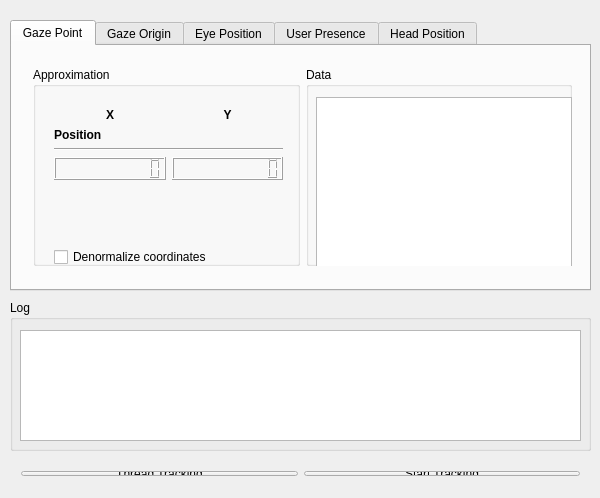
<?xml version="1.0" encoding="UTF-8"?>
<ui version="4.0">
 <class>QTobiiDevTrackWindow</class>
 <widget class="QMainWindow" name="QTobiiDevTrackWindow">
  <property name="geometry">
   <rect>
    <x>0</x>
    <y>0</y>
    <width>600</width>
    <height>498</height>
   </rect>
  </property>
  <property name="windowTitle">
   <string>QTobiiDevTrack</string>
  </property>
  <widget class="QWidget" name="centralWidget">
   <widget class="QTabWidget" name="trackingBox">
    <property name="geometry">
     <rect>
      <x>10</x>
      <y>20</y>
      <width>581</width>
      <height>271</height>
     </rect>
    </property>
    <property name="tabPosition">
     <enum>QTabWidget::North</enum>
    </property>
    <property name="tabShape">
     <enum>QTabWidget::Rounded</enum>
    </property>
    <property name="currentIndex">
     <number>0</number>
    </property>
    <widget class="QWidget" name="gazePointTab">
     <attribute name="title">
      <string>Gaze Point</string>
     </attribute>
     <widget class="QWidget" name="">
      <property name="geometry">
       <rect>
        <x>10</x>
        <y>10</y>
        <width>561</width>
        <height>221</height>
       </rect>
      </property>
      <layout class="QHBoxLayout" name="gazePointTabLayout">
       <item>
        <widget class="QGroupBox" name="gazePointApproxBox">
         <property name="title">
          <string>Approximation</string>
         </property>
         <widget class="QWidget" name="layoutWidget_7">
          <property name="geometry">
           <rect>
            <x>10</x>
            <y>30</y>
            <width>251</width>
            <height>181</height>
           </rect>
          </property>
          <layout class="QGridLayout" name="gazePointApproxBox_2">
           <item row="2" column="0" colspan="2">
            <widget class="QLabel" name="gazePointPositionLabel">
             <property name="font">
              <font>
               <weight>75</weight>
               <bold>true</bold>
              </font>
             </property>
             <property name="text">
              <string>Position</string>
             </property>
            </widget>
           </item>
           <item row="7" column="0" colspan="2">
            <widget class="QCheckBox" name="gazePointDenormalizeCheckBox">
             <property name="text">
              <string>Denormalize coordinates</string>
             </property>
            </widget>
           </item>
           <item row="1" column="0">
            <widget class="QLabel" name="gazePointXLabel">
             <property name="font">
              <font>
               <pointsize>9</pointsize>
               <weight>75</weight>
               <bold>true</bold>
              </font>
             </property>
             <property name="text">
              <string>X</string>
             </property>
             <property name="alignment">
              <set>Qt::AlignCenter</set>
             </property>
            </widget>
           </item>
           <item row="1" column="1">
            <widget class="QLabel" name="gazePointYLabel">
             <property name="font">
              <font>
               <pointsize>9</pointsize>
               <weight>75</weight>
               <bold>true</bold>
              </font>
             </property>
             <property name="text">
              <string>Y</string>
             </property>
             <property name="alignment">
              <set>Qt::AlignCenter</set>
             </property>
            </widget>
           </item>
           <item row="5" column="0">
            <widget class="QLCDNumber" name="gazePointXValue">
             <property name="smallDecimalPoint">
              <bool>false</bool>
             </property>
             <property name="digitCount">
              <number>10</number>
             </property>
             <property name="value" stdset="0">
              <double>0.000000000000000</double>
             </property>
            </widget>
           </item>
           <item row="5" column="1">
            <widget class="QLCDNumber" name="gazePointYValue">
             <property name="smallDecimalPoint">
              <bool>false</bool>
             </property>
             <property name="digitCount">
              <number>10</number>
             </property>
             <property name="value" stdset="0">
              <double>0.000000000000000</double>
             </property>
            </widget>
           </item>
           <item row="3" column="0" colspan="2">
            <widget class="Line" name="gazePointLine">
             <property name="orientation">
              <enum>Qt::Horizontal</enum>
             </property>
            </widget>
           </item>
           <item row="6" column="0" colspan="2">
            <spacer name="gazePointSpacer">
             <property name="orientation">
              <enum>Qt::Vertical</enum>
             </property>
             <property name="sizeHint" stdset="0">
              <size>
               <width>20</width>
               <height>30</height>
              </size>
             </property>
            </spacer>
           </item>
          </layout>
         </widget>
        </widget>
       </item>
       <item>
        <widget class="QGroupBox" name="gazePointOutputBox">
         <property name="title">
          <string>Data</string>
         </property>
         <widget class="QTextBrowser" name="gazePointOutputBrowser">
          <property name="geometry">
           <rect>
            <x>10</x>
            <y>30</y>
            <width>256</width>
            <height>181</height>
           </rect>
          </property>
         </widget>
        </widget>
       </item>
      </layout>
     </widget>
    </widget>
    <widget class="QWidget" name="gazeOriginTab">
     <attribute name="title">
      <string>Gaze Origin</string>
     </attribute>
     <widget class="QWidget" name="">
      <property name="geometry">
       <rect>
        <x>10</x>
        <y>10</y>
        <width>561</width>
        <height>221</height>
       </rect>
      </property>
      <layout class="QHBoxLayout" name="gazeOriginTabLabout">
       <item>
        <widget class="QGroupBox" name="gazeOriginApproxBox">
         <property name="title">
          <string>Approximation</string>
         </property>
         <widget class="QWidget" name="layoutWidget_5">
          <property name="geometry">
           <rect>
            <x>10</x>
            <y>30</y>
            <width>251</width>
            <height>181</height>
           </rect>
          </property>
          <layout class="QGridLayout" name="gazeOriginApproxLayout">
           <item row="2" column="0" colspan="3">
            <widget class="QLabel" name="gazeOriginLeftEyeLabel">
             <property name="font">
              <font>
               <weight>75</weight>
               <bold>true</bold>
              </font>
             </property>
             <property name="text">
              <string>Left Eye</string>
             </property>
            </widget>
           </item>
           <item row="1" column="2">
            <widget class="QLabel" name="gazeOriginZLabel">
             <property name="font">
              <font>
               <pointsize>9</pointsize>
               <weight>75</weight>
               <bold>true</bold>
              </font>
             </property>
             <property name="text">
              <string>Z</string>
             </property>
             <property name="alignment">
              <set>Qt::AlignCenter</set>
             </property>
            </widget>
           </item>
           <item row="1" column="0">
            <widget class="QLabel" name="gazeOriginXLabel">
             <property name="font">
              <font>
               <pointsize>9</pointsize>
               <weight>75</weight>
               <bold>true</bold>
              </font>
             </property>
             <property name="text">
              <string>X</string>
             </property>
             <property name="alignment">
              <set>Qt::AlignCenter</set>
             </property>
            </widget>
           </item>
           <item row="1" column="1">
            <widget class="QLabel" name="gazeOriginYLabel">
             <property name="font">
              <font>
               <pointsize>9</pointsize>
               <weight>75</weight>
               <bold>true</bold>
              </font>
             </property>
             <property name="text">
              <string>Y</string>
             </property>
             <property name="alignment">
              <set>Qt::AlignCenter</set>
             </property>
            </widget>
           </item>
           <item row="5" column="2">
            <widget class="QLCDNumber" name="gazeOriginLeftEyeZValue">
             <property name="smallDecimalPoint">
              <bool>false</bool>
             </property>
             <property name="value" stdset="0">
              <double>0.000000000000000</double>
             </property>
            </widget>
           </item>
           <item row="5" column="0">
            <widget class="QLCDNumber" name="gazeOriginLeftEyeXValue">
             <property name="smallDecimalPoint">
              <bool>false</bool>
             </property>
             <property name="value" stdset="0">
              <double>0.000000000000000</double>
             </property>
            </widget>
           </item>
           <item row="5" column="1">
            <widget class="QLCDNumber" name="gazeOriginLeftEyeYValue">
             <property name="smallDecimalPoint">
              <bool>false</bool>
             </property>
             <property name="value" stdset="0">
              <double>0.000000000000000</double>
             </property>
            </widget>
           </item>
           <item row="8" column="1">
            <widget class="QLCDNumber" name="gazeOriginRightEyeYValue">
             <property name="smallDecimalPoint">
              <bool>false</bool>
             </property>
             <property name="value" stdset="0">
              <double>0.000000000000000</double>
             </property>
            </widget>
           </item>
           <item row="3" column="0" colspan="3">
            <widget class="Line" name="gazeOriginFirstLine">
             <property name="orientation">
              <enum>Qt::Horizontal</enum>
             </property>
            </widget>
           </item>
           <item row="8" column="2">
            <widget class="QLCDNumber" name="gazeOriginRightEyeZValue">
             <property name="smallDecimalPoint">
              <bool>false</bool>
             </property>
             <property name="value" stdset="0">
              <double>0.000000000000000</double>
             </property>
            </widget>
           </item>
           <item row="8" column="0">
            <widget class="QLCDNumber" name="gazeOriginRightEyeXValue">
             <property name="smallDecimalPoint">
              <bool>false</bool>
             </property>
             <property name="value" stdset="0">
              <double>0.000000000000000</double>
             </property>
            </widget>
           </item>
           <item row="6" column="0" colspan="3">
            <widget class="QLabel" name="gazeOriginRightEyeLabel">
             <property name="font">
              <font>
               <weight>75</weight>
               <bold>true</bold>
              </font>
             </property>
             <property name="text">
              <string>Right Eye</string>
             </property>
            </widget>
           </item>
           <item row="7" column="0" colspan="3">
            <widget class="Line" name="gazeOriginSecondLine">
             <property name="orientation">
              <enum>Qt::Horizontal</enum>
             </property>
            </widget>
           </item>
          </layout>
         </widget>
        </widget>
       </item>
       <item>
        <widget class="QGroupBox" name="gazeOriginOutputBox">
         <property name="title">
          <string>Data</string>
         </property>
         <widget class="QTextBrowser" name="gazeOriginOutputBrowser">
          <property name="geometry">
           <rect>
            <x>10</x>
            <y>30</y>
            <width>256</width>
            <height>181</height>
           </rect>
          </property>
         </widget>
        </widget>
       </item>
      </layout>
     </widget>
    </widget>
    <widget class="QWidget" name="eyePosition">
     <attribute name="title">
      <string>Eye Position</string>
     </attribute>
     <widget class="QWidget" name="layoutWidget">
      <property name="geometry">
       <rect>
        <x>10</x>
        <y>10</y>
        <width>561</width>
        <height>221</height>
       </rect>
      </property>
      <layout class="QHBoxLayout" name="eyePositionTabLayout">
       <item>
        <widget class="QGroupBox" name="eyePositionApproxBox">
         <property name="title">
          <string>Approximation</string>
         </property>
         <widget class="QWidget" name="layoutWidget_6">
          <property name="geometry">
           <rect>
            <x>10</x>
            <y>30</y>
            <width>251</width>
            <height>181</height>
           </rect>
          </property>
          <layout class="QGridLayout" name="eyePositionApproxLayout">
           <item row="2" column="0" colspan="3">
            <widget class="QLabel" name="eyePositionLeftEyeLabel">
             <property name="font">
              <font>
               <weight>75</weight>
               <bold>true</bold>
              </font>
             </property>
             <property name="text">
              <string>Left Eye</string>
             </property>
            </widget>
           </item>
           <item row="1" column="2">
            <widget class="QLabel" name="eyePositionZLabel">
             <property name="font">
              <font>
               <pointsize>9</pointsize>
               <weight>75</weight>
               <bold>true</bold>
              </font>
             </property>
             <property name="text">
              <string>Z</string>
             </property>
             <property name="alignment">
              <set>Qt::AlignCenter</set>
             </property>
            </widget>
           </item>
           <item row="1" column="0">
            <widget class="QLabel" name="eyePositionXLabel">
             <property name="font">
              <font>
               <pointsize>9</pointsize>
               <weight>75</weight>
               <bold>true</bold>
              </font>
             </property>
             <property name="text">
              <string>X</string>
             </property>
             <property name="alignment">
              <set>Qt::AlignCenter</set>
             </property>
            </widget>
           </item>
           <item row="1" column="1">
            <widget class="QLabel" name="eyePositionYLabel">
             <property name="font">
              <font>
               <pointsize>9</pointsize>
               <weight>75</weight>
               <bold>true</bold>
              </font>
             </property>
             <property name="text">
              <string>Y</string>
             </property>
             <property name="alignment">
              <set>Qt::AlignCenter</set>
             </property>
            </widget>
           </item>
           <item row="5" column="2">
            <widget class="QLCDNumber" name="eyePositionLeftEyeZValue">
             <property name="smallDecimalPoint">
              <bool>false</bool>
             </property>
             <property name="value" stdset="0">
              <double>0.000000000000000</double>
             </property>
            </widget>
           </item>
           <item row="5" column="0">
            <widget class="QLCDNumber" name="eyePositionLeftEyeXValue">
             <property name="smallDecimalPoint">
              <bool>false</bool>
             </property>
             <property name="value" stdset="0">
              <double>0.000000000000000</double>
             </property>
            </widget>
           </item>
           <item row="5" column="1">
            <widget class="QLCDNumber" name="eyePositionLeftEyeYValue">
             <property name="smallDecimalPoint">
              <bool>false</bool>
             </property>
             <property name="value" stdset="0">
              <double>0.000000000000000</double>
             </property>
            </widget>
           </item>
           <item row="8" column="1">
            <widget class="QLCDNumber" name="eyePositionRightEyeYValue">
             <property name="smallDecimalPoint">
              <bool>false</bool>
             </property>
             <property name="value" stdset="0">
              <double>0.000000000000000</double>
             </property>
            </widget>
           </item>
           <item row="3" column="0" colspan="3">
            <widget class="Line" name="eyePositionFirstLine">
             <property name="orientation">
              <enum>Qt::Horizontal</enum>
             </property>
            </widget>
           </item>
           <item row="8" column="2">
            <widget class="QLCDNumber" name="eyePositionRightEyeZValue">
             <property name="smallDecimalPoint">
              <bool>false</bool>
             </property>
             <property name="value" stdset="0">
              <double>0.000000000000000</double>
             </property>
            </widget>
           </item>
           <item row="8" column="0">
            <widget class="QLCDNumber" name="eyePositionRightEyeXValue">
             <property name="smallDecimalPoint">
              <bool>false</bool>
             </property>
             <property name="value" stdset="0">
              <double>0.000000000000000</double>
             </property>
            </widget>
           </item>
           <item row="6" column="0" colspan="3">
            <widget class="QLabel" name="eyePositionRightEyeLabel">
             <property name="font">
              <font>
               <weight>75</weight>
               <bold>true</bold>
              </font>
             </property>
             <property name="text">
              <string>Right Eye</string>
             </property>
            </widget>
           </item>
           <item row="7" column="0" colspan="3">
            <widget class="Line" name="eyePositionSecondLine">
             <property name="orientation">
              <enum>Qt::Horizontal</enum>
             </property>
            </widget>
           </item>
          </layout>
         </widget>
        </widget>
       </item>
       <item>
        <widget class="QGroupBox" name="eyePositionOutputBox">
         <property name="title">
          <string>Data</string>
         </property>
         <widget class="QTextBrowser" name="eyePositionOutputBrowser">
          <property name="geometry">
           <rect>
            <x>10</x>
            <y>30</y>
            <width>256</width>
            <height>181</height>
           </rect>
          </property>
         </widget>
        </widget>
       </item>
      </layout>
     </widget>
    </widget>
    <widget class="QWidget" name="userPresence">
     <attribute name="title">
      <string>User Presence</string>
     </attribute>
     <widget class="QWidget" name="layoutWidget_2">
      <property name="geometry">
       <rect>
        <x>10</x>
        <y>10</y>
        <width>561</width>
        <height>221</height>
       </rect>
      </property>
      <layout class="QHBoxLayout" name="userPresenceTabLayout">
       <item>
        <widget class="QGroupBox" name="userPresenceApproxBox">
         <property name="title">
          <string>Approximation</string>
         </property>
         <widget class="QLabel" name="userPresenceImageLabel">
          <property name="geometry">
           <rect>
            <x>70</x>
            <y>50</y>
            <width>128</width>
            <height>128</height>
           </rect>
          </property>
          <property name="text">
           <string/>
          </property>
          <property name="pixmap">
           <pixmap resource="assets.qrc">:/assets/assets/user-black.png</pixmap>
          </property>
         </widget>
        </widget>
       </item>
       <item>
        <widget class="QGroupBox" name="userPresenceOutputBox">
         <property name="title">
          <string>Data</string>
         </property>
         <widget class="QTextBrowser" name="userPresenceOutput">
          <property name="geometry">
           <rect>
            <x>10</x>
            <y>30</y>
            <width>256</width>
            <height>181</height>
           </rect>
          </property>
          <property name="openLinks">
           <bool>false</bool>
          </property>
         </widget>
        </widget>
       </item>
      </layout>
     </widget>
    </widget>
    <widget class="QWidget" name="headPosition">
     <attribute name="title">
      <string>Head Position</string>
     </attribute>
     <widget class="QWidget" name="layoutWidget_3">
      <property name="geometry">
       <rect>
        <x>10</x>
        <y>10</y>
        <width>561</width>
        <height>221</height>
       </rect>
      </property>
      <layout class="QHBoxLayout" name="headPositionTabLayout">
       <item>
        <widget class="QGroupBox" name="headPositionApproxBox">
         <property name="title">
          <string>Approximation</string>
         </property>
         <widget class="QWidget" name="layoutWidget_8">
          <property name="geometry">
           <rect>
            <x>10</x>
            <y>30</y>
            <width>251</width>
            <height>181</height>
           </rect>
          </property>
          <layout class="QGridLayout" name="headPositionApproxLayout">
           <item row="2" column="0" colspan="3">
            <widget class="QLabel" name="headPositionPositionLabel">
             <property name="font">
              <font>
               <weight>75</weight>
               <bold>true</bold>
              </font>
             </property>
             <property name="text">
              <string>Position</string>
             </property>
            </widget>
           </item>
           <item row="1" column="2">
            <widget class="QLabel" name="headPositionZLabel">
             <property name="font">
              <font>
               <pointsize>9</pointsize>
               <weight>75</weight>
               <bold>true</bold>
              </font>
             </property>
             <property name="text">
              <string>Z</string>
             </property>
             <property name="alignment">
              <set>Qt::AlignCenter</set>
             </property>
            </widget>
           </item>
           <item row="1" column="0">
            <widget class="QLabel" name="headPositionXLabel">
             <property name="font">
              <font>
               <pointsize>9</pointsize>
               <weight>75</weight>
               <bold>true</bold>
              </font>
             </property>
             <property name="text">
              <string>X</string>
             </property>
             <property name="alignment">
              <set>Qt::AlignCenter</set>
             </property>
            </widget>
           </item>
           <item row="1" column="1">
            <widget class="QLabel" name="headPositionYLabel">
             <property name="font">
              <font>
               <pointsize>9</pointsize>
               <weight>75</weight>
               <bold>true</bold>
              </font>
             </property>
             <property name="text">
              <string>Y</string>
             </property>
             <property name="alignment">
              <set>Qt::AlignCenter</set>
             </property>
            </widget>
           </item>
           <item row="5" column="2">
            <widget class="QLCDNumber" name="headPositionPositionZValue">
             <property name="smallDecimalPoint">
              <bool>false</bool>
             </property>
             <property name="value" stdset="0">
              <double>0.000000000000000</double>
             </property>
            </widget>
           </item>
           <item row="5" column="0">
            <widget class="QLCDNumber" name="headPositionPositionXValue">
             <property name="smallDecimalPoint">
              <bool>false</bool>
             </property>
             <property name="value" stdset="0">
              <double>0.000000000000000</double>
             </property>
            </widget>
           </item>
           <item row="5" column="1">
            <widget class="QLCDNumber" name="headPositionPositionYValue">
             <property name="smallDecimalPoint">
              <bool>false</bool>
             </property>
             <property name="value" stdset="0">
              <double>0.000000000000000</double>
             </property>
            </widget>
           </item>
           <item row="8" column="1">
            <widget class="QLCDNumber" name="headPositionRotationYValue">
             <property name="smallDecimalPoint">
              <bool>false</bool>
             </property>
             <property name="value" stdset="0">
              <double>0.000000000000000</double>
             </property>
            </widget>
           </item>
           <item row="3" column="0" colspan="3">
            <widget class="Line" name="headPositionFirstLine">
             <property name="orientation">
              <enum>Qt::Horizontal</enum>
             </property>
            </widget>
           </item>
           <item row="8" column="2">
            <widget class="QLCDNumber" name="headPositionRotationZValue">
             <property name="smallDecimalPoint">
              <bool>false</bool>
             </property>
             <property name="value" stdset="0">
              <double>0.000000000000000</double>
             </property>
            </widget>
           </item>
           <item row="8" column="0">
            <widget class="QLCDNumber" name="headPositionRotationXValue">
             <property name="smallDecimalPoint">
              <bool>false</bool>
             </property>
             <property name="value" stdset="0">
              <double>0.000000000000000</double>
             </property>
            </widget>
           </item>
           <item row="6" column="0" colspan="3">
            <widget class="QLabel" name="headPositionRotationLabel">
             <property name="font">
              <font>
               <weight>75</weight>
               <bold>true</bold>
              </font>
             </property>
             <property name="text">
              <string>Rotation</string>
             </property>
            </widget>
           </item>
           <item row="7" column="0" colspan="3">
            <widget class="Line" name="headPositionSecondLine">
             <property name="orientation">
              <enum>Qt::Horizontal</enum>
             </property>
            </widget>
           </item>
          </layout>
         </widget>
        </widget>
       </item>
       <item>
        <widget class="QGroupBox" name="headPositionDataBox">
         <property name="title">
          <string>Data</string>
         </property>
         <widget class="QTextBrowser" name="headPositionDataBrowser">
          <property name="geometry">
           <rect>
            <x>10</x>
            <y>30</y>
            <width>256</width>
            <height>181</height>
           </rect>
          </property>
         </widget>
        </widget>
       </item>
      </layout>
     </widget>
    </widget>
   </widget>
   <widget class="QGroupBox" name="logBox">
    <property name="geometry">
     <rect>
      <x>10</x>
      <y>300</y>
      <width>581</width>
      <height>151</height>
     </rect>
    </property>
    <property name="title">
     <string>Log</string>
    </property>
    <widget class="QTextBrowser" name="logBrowser">
     <property name="geometry">
      <rect>
       <x>10</x>
       <y>30</y>
       <width>561</width>
       <height>111</height>
      </rect>
     </property>
    </widget>
   </widget>
   <widget class="QWidget" name="">
    <property name="geometry">
     <rect>
      <x>10</x>
      <y>460</y>
      <width>581</width>
      <height>27</height>
     </rect>
    </property>
    <layout class="QHBoxLayout" name="buttonsLayout">
     <item>
      <widget class="QPushButton" name="threadTrackingButton">
       <property name="text">
        <string>&amp;Thread Tracking</string>
       </property>
      </widget>
     </item>
     <item>
      <widget class="QPushButton" name="startTrackingButton">
       <property name="text">
        <string>&amp;Start Tracking</string>
       </property>
       <property name="checkable">
        <bool>false</bool>
       </property>
      </widget>
     </item>
    </layout>
   </widget>
  </widget>
 </widget>
 <layoutdefault spacing="6" margin="11"/>
 <resources>
  <include location="assets.qrc"/>
 </resources>
 <connections/>
</ui>
